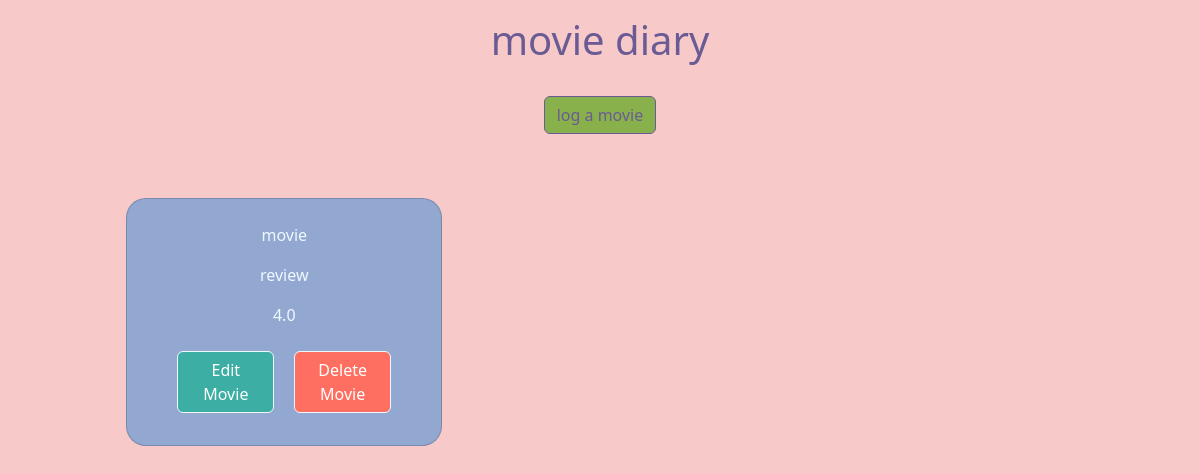
Before: /index/ with the older database file.
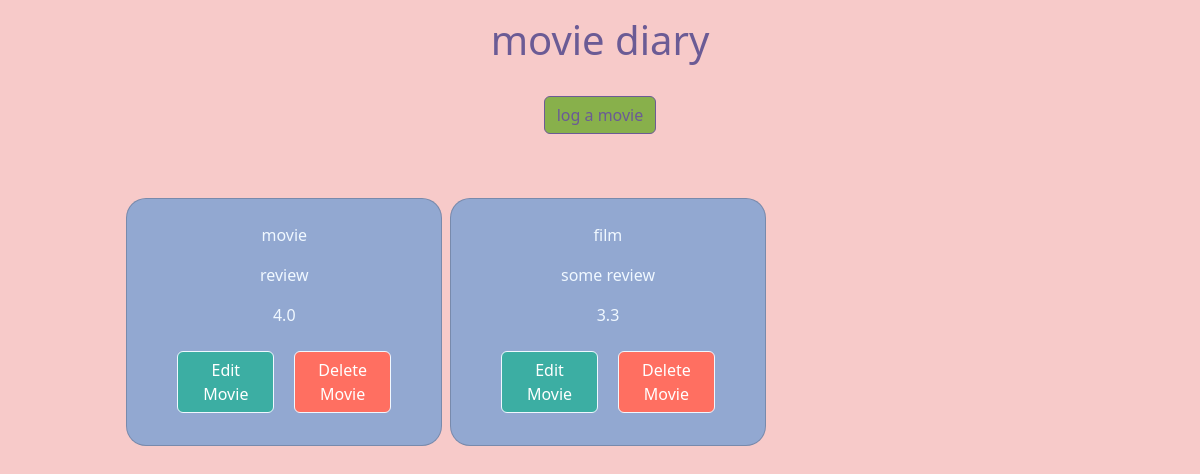
After: the same page with the newer database file.
### app/models.py (models this page shows, shortened)
class Movie(models.Model):
    title = models.CharField(max_length=100)
    director = models.CharField(max_length=100)
    length = models.IntegerField()
    review = models.TextField()
    rating = models.FloatField()
    date_watched = models.DateTimeField(auto_now_add=True)

### app/views.py (the view)
# urls.py: path('index/', views.index, name='index'),
def index(request):
    movies = Movie.objects.all()
    return render(request, 'index.html', context={'movies': movies})

### app/templates/index.html (shortened to what this page needs)
<!DOCTYPE html>
<html lang="en">
<head>
    <link href="https://cdn.jsdelivr.net/npm/bootstrap@5.3.3/dist/css/bootstrap.min.css" rel="stylesheet">
</head>
<body style="background: #F7CAC9;">
<div class="container-fluid text-center p-3">
    <h1 style="color: #6B5B95;">movie diary</h1>
</div>
<div class="container-fluid p-2 text-center mb-5">
    <form action="/add/" class="inline">
        <button type="submit" class="btn" style="background: #88B04B; color: #6B5B95; border-color: #6B5B95"><span>log a movie</span></button>
    </form>
</div>
<div class="container-fluid p-2">
{% block content %}
    <div class="row row-cols-md-3 gap-2 text-center" style="width: 80%; margin: auto;">
    {% for movie in movies %}
            <div class="card p-4 col-4 text-center " style="background: #92A8D1; border-radius: 20px; text-align: center">
            <p style="color: aliceblue">{{ movie.title }}</p>
            <p style="color: aliceblue">{{ movie.review }}</p>
            <p style="color: aliceblue">{{ movie.rating }}</p>
                <div class="container-fluid">
                    <a class="btn btn-primary m-2" href="{% url 'edit_movie' movie.id %}" style="background: #3CAEA3; border-color: aliceblue; width: 40%">Edit Movie</a>
                    <a class="btn btn-primary m-2" href="{% url 'delete_movie' movie.id %}" style="background: #FF6F61; border-color: aliceblue; width: 40%">Delete Movie</a>
                </div>
            </div>
    {% endfor %}
    </div>
{% endblock %}
</div>
</body>
</html>

Changed rows visible on the page:
added Movie: title "film", review "some review", rating "3.3"
